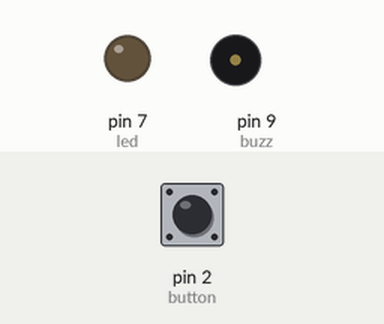
Recording of a sketch running on a simulated Arduino Uno, built with avr-gcc and run on an emulated ATmega328P. On the bench: output pins drawn as LEDs (lit = HIGH), buzzer (waves = sounding). The test bench sets the inputs (shaded band); at power-on: pin 2 (button) LOW.

Above: at 1.2 s.
1.3 s: pin 2 (button) pulled HIGH for 0.15 s
At 2.6 s:
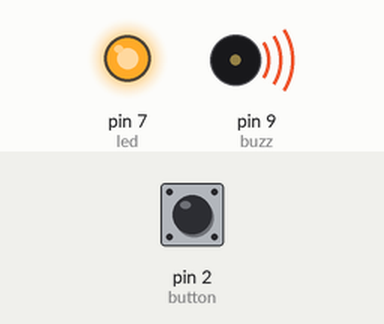
At 9.01 s:
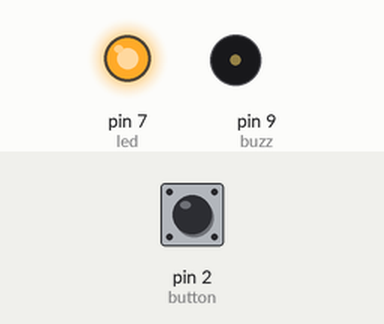
Timing chart, 0 to 10.3 s (numbered marks = the images above; inputs shaded):
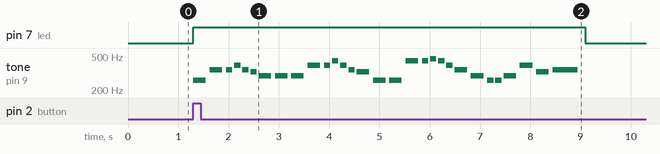

The sketch:

ChistmasTune.ino
```cpp
//Adam Jones || 12-26-2023 || We Wish You A Merry Christmas! (Arduino Ver.)

//vars
const int buzz = 9;
int button, buttonVal, led;

//runs once at startup
void setup() {
  button = 2;
  led = 7;
  pinMode(buzz, OUTPUT);
  pinMode(button, INPUT);
  pinMode(led, OUTPUT);
}

//frequency of musical notes
int note[] = {
  260, 347, 347, 390, 347, 328, 292, 292, 292,
  390, 390, 437, 390, 347, 328, 260, 260,
  437, 437, 463, 437, 390, 347, 292, 260, 260,
  292, 390, 328, 347
};

//duration of notes || 1000 / note division
int duration[] = {
  250, 250, 125, 125, 125, 125, 250, 250, 250,
  250, 125, 125, 125, 125, 250, 250, 250,
  250, 125, 125, 125, 125, 250, 250, 125, 125,
  250, 250, 250, 500
};

//plays a tone using the note for frcequency and duration for .. :D
void Song() {
  digitalWrite(led, HIGH);
  for (int i = 0; i < sizeof(note)/sizeof(*note); i++) {
    tone(buzz, note[i], duration[i]);
    delay(duration[i] * 1.3);
  }
  digitalWrite(led, LOW);
}

//boolean triggered by button press
bool play = false;

//runs coninuously
void loop() {
  buttonVal = digitalRead(button);
  if (buttonVal == HIGH) {
    play = true;
  }
  if (play == true) {
    play = false;
    Song();
    noTone(buzz);
  }
}
```

Measured:
- after the input at 1.3 s, pin 7 (led): LOW → HIGH at once, → LOW 7.8 s later; tone on pin 9 (buzz): plays 260 Hz for 0.25 s, 347 Hz for 0.25 s, 347 Hz for 0.13 s, 390 Hz for 0.13 s, 347 Hz for 0.13 s, 328 Hz for 0.13 s … (30 notes in this stretch), starting at once
